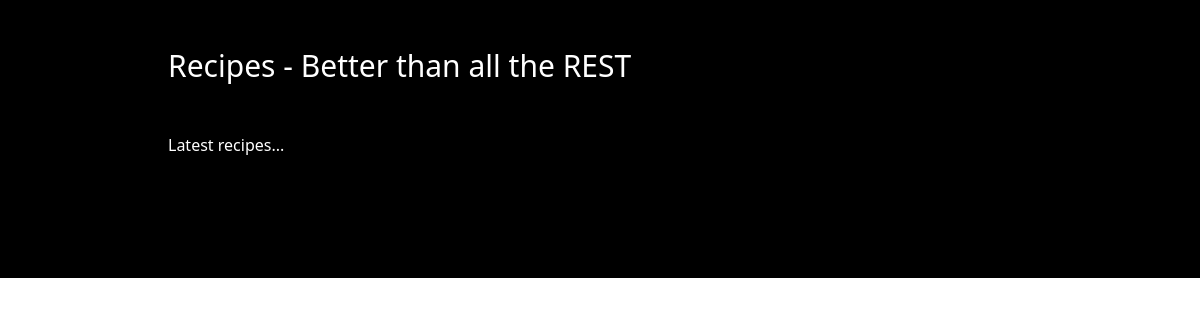
Before: / with the older database file.
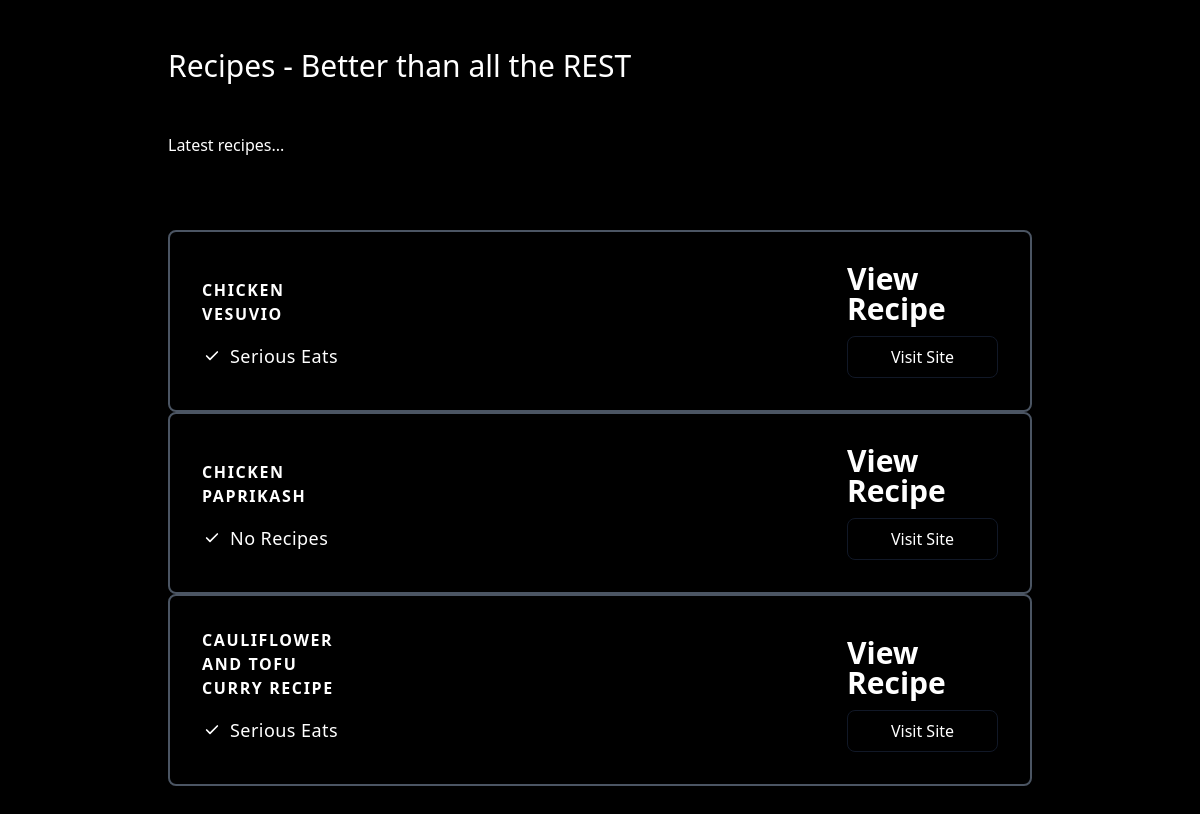
After: the same page with the newer database file.
### app/models/recipe.py (models this page shows)
class Recipe(Base):
    id = Column(Integer, primary_key=True, index=True)
    label = Column(String(256), nullable=False)
    url = Column(String(256), index=True, nullable=True)
    source = Column(String(256), nullable=True)
    submitter_id = Column(Integer, ForeignKey("user.id"), nullable=True)
    submitter = relationship("User", back_populates="recipes")

### app/main.py (the view)
@root_router.get("/", status_code=200)
def root(
    request: Request,
    db: Session = Depends(deps.get_db),
) -> dict:
    recipes = crud.recipe.get_multi(db=db, limit=10)
    return TEMPLATES.TemplateResponse(
        "index.html",
        {"request": request, "recipes": recipes},
    )

### app/templates/index.html
<!DOCTYPE html>
<html>
  <head>
      <link href="https://unpkg.com/tailwindcss@^2/dist/tailwind.min.css" rel="stylesheet">
  </head>
  <body>
    <section class="bg-black ">
        <div class="container px-5 py-12 mx-auto lg:px-20">
            <div class="flex flex-col flex-wrap pb-6 mb-12 text-white ">
                <h1 class="mb-12 text-3xl font-medium text-white">
                    Recipes - Better than all the REST
                </h1>
                    <p class="text-base leading-relaxed">
                        Latest recipes...</p>
            </div>
            {% for recipe in recipes %}
                <div
                    class="flex flex-wrap items-end justify-start w-full transition duration-500 ease-in-out transform bg-black border-2 border-gray-600 rounded-lg hover:border-white ">
                    <div class="w-full xl:w-1/4 md:w-1/4">
                        <div class="relative flex flex-col h-full p-8 ">
                            <h2 class="mb-4 font-semibold tracking-widest text-white uppercase title-font">
                                {{recipe.label}}
                            </h2>
                            <p class="flex items-center mb-2 text-lg font-normal tracking-wide text-white">
                                <span
                                    class="inline-flex items-center justify-center flex-shrink-0 w-5 h-5 mr-2 text-white rounded-full bg-blue-1300">
                                    <svg fill="none" stroke="currentColor" stroke-linecap="round"
                                        stroke-linejoin="round" stroke-width="2.5" class="w-4 h-4" viewBox="0 0 24 24">
                                        <path d="M20 6L9 17l-5-5"></path>
                                    </svg>
                                </span>{{recipe.source}}
                            </p>
                        </div>
                    </div>
                    <div class="w-full xl:w-1/4 md:w-1/4 lg:ml-auto">
                        <div class="relative flex flex-col h-full p-8">
                            <h1 class="flex items-end mx-auto text-3xl font-black leading-none text-white ">
                                <span>View Recipe </span>
                            </h1>
                            <button
                                    class="w-full px-4 py-2 mx-auto mt-3 text-white transition duration-500 ease-in-out transform border border-gray-900 rounded-lg text-md hover:bg-gray-900 focus:shadow-outline focus:outline-none focus:ring-2 ring-offset-current ring-offset-2 focus:border-gray-700 focus:bg-gray-800 "><a href="{{recipe.url}}">Visit Site</a>
                            </button>
                        </div>
                    </div>
                </div>
            {% endfor %}
        </div>
    </section>
  </body>
</html>

Changed rows visible on the page:
added Recipe: label "CHICKEN VESUVIO", source "Serious Eats"
added Recipe: label "CHICKEN PAPRIKASH", source "No Recipes"
added Recipe: label "CAULIFLOWER AND TOFU CURRY RECIPE", source "Serious Eats"
